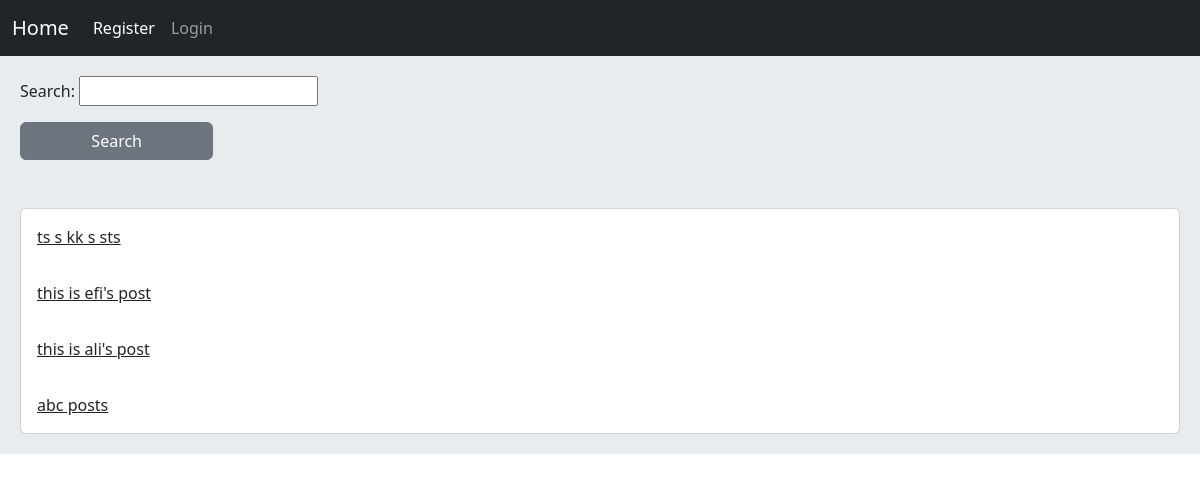
Before: / with the older database file.
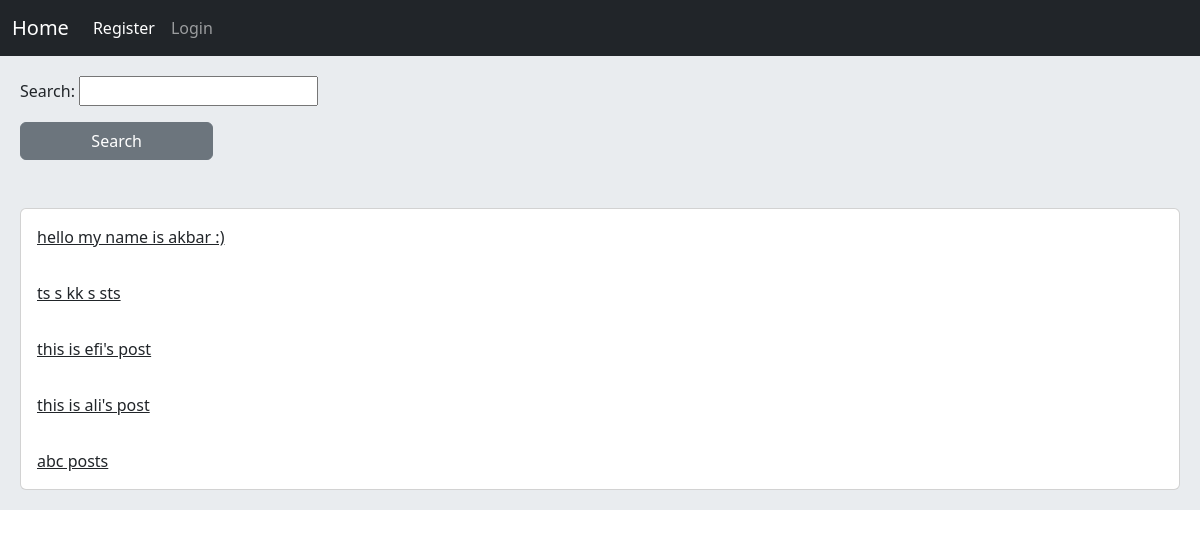
After: the same page with the newer database file.
### home/models.py (models this page shows, shortened)
class Post(models.Model):
    user = models.ForeignKey(User, on_delete=models.CASCADE, related_name='posts')
    body = models.TextField()
    slug = models.SlugField()
    created = models.DateTimeField(auto_now_add=True)
    updated = models.DateTimeField(auto_now=True)
    class Meta:
        ordering = ('-created', 'body')
    def get_absolut_url(self):
        return reverse('home:post_detail', args=(self.id, self.slug))

### home/views.py (the view)
# urls.py: path('', views.HomeView.as_view(), name='home'),
class HomeView(View):
    form_class = PostSearchForm
    def get(self, request):
        posts = Post.objects.all()
        if request.GET.get('search'):
            posts = posts.filter(body__icontains=request.GET['search'])
        return render(request, 'home/index.html', {'posts': posts, 'form': self.form_class})

### home/templates/home/index.html
{% extends 'base.html' %}
    {% block content %}
        <form action="" method="get">
            {{ form.as_p }}
            <input class="btn btn-secondary col-md-2" type="submit" value="Search">
        </form>
        <br>
        <br>
        <div class="card">
            {% for post in posts %}
                <a href="{{ post.get_absolut_url }}" class="card-body">{{ post.body|truncatewords:7 }}</a>
            {% endfor %}
        </div>
    {% endblock %}

Changed rows visible on the page:
added Post: body "hello my name is akbar :)"
